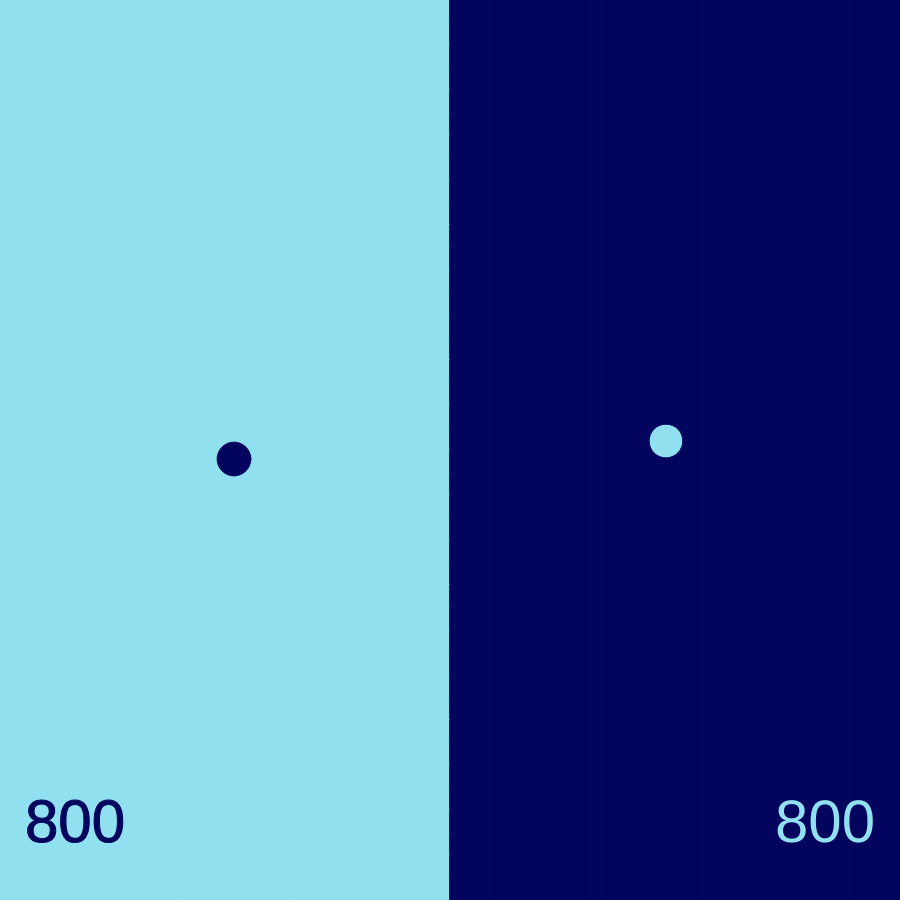
Frame 1 (no input)
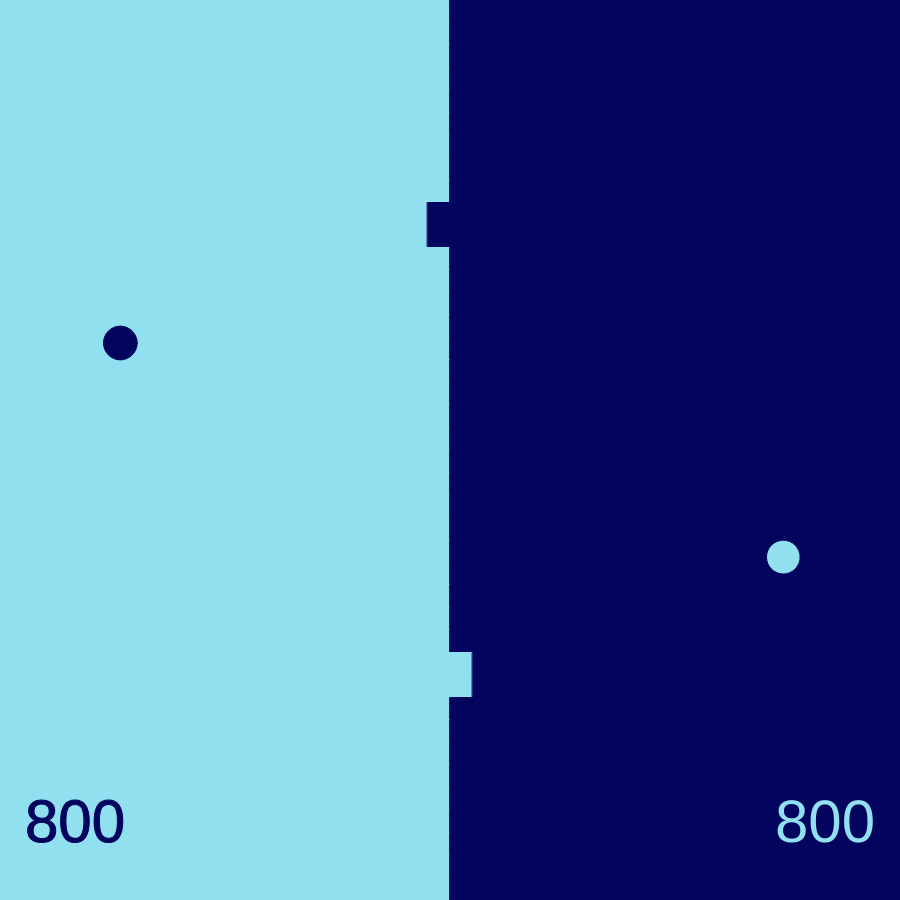
Frame 60 (no input)
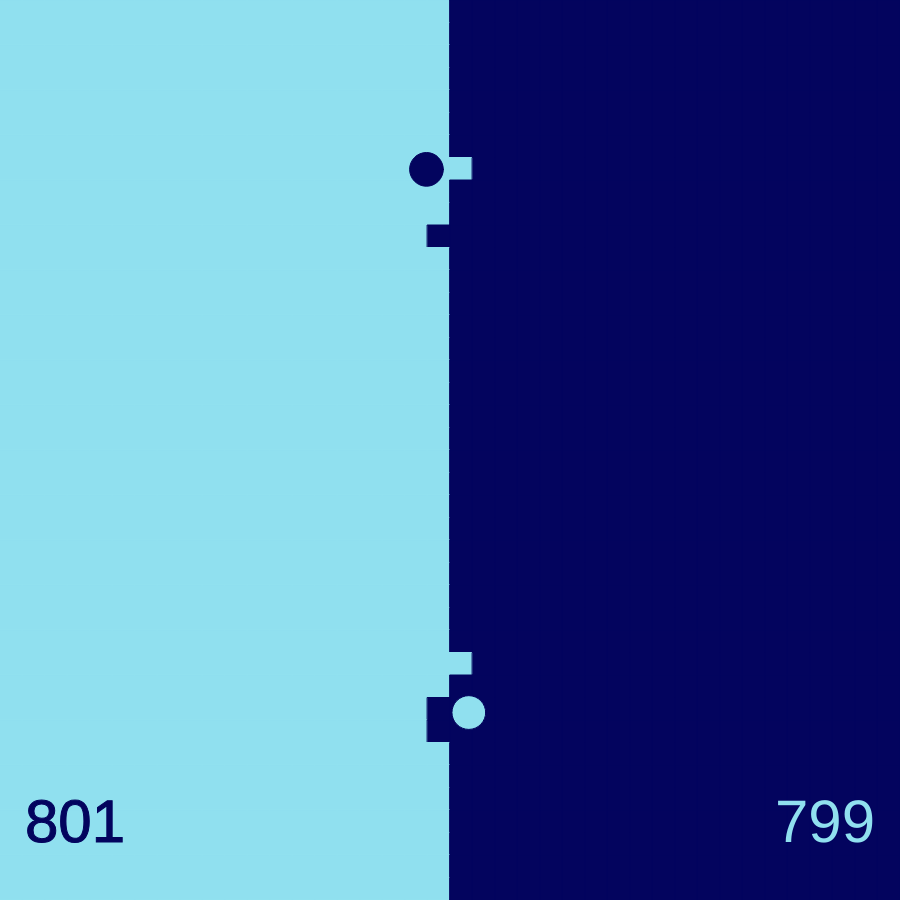
Frame 120 (the mouse pressed at the canvas centre since frame 60)

The p5.js sketch that drew these frames (run headless with seeded random() and noise() and a simulated clock; from frame 60 on, the mouse is pressed at the canvas centre):

// p5.js sketch
// ── sketch.js
// Pong Wars clone
// inspired by pong-wars.vercel.app

const GRID_SIZE = 40;  //needs to be an even number
const OWNED_BY_PLAYER_ONE = 1;
const OWNED_BY_PLAYER_TWO = 2;
let grid;
let cellSize;
let playerOne;
let playerTwo;
let playerOneScore = GRID_SIZE * GRID_SIZE / 2;
let playerTwoScore = GRID_SIZE * GRID_SIZE / 2;
let playerOneScoreElement;
let playerTwoScoreElement;

function setup() {
  if (windowHeight > windowWidth) {
    cellSize = windowWidth*0.9/GRID_SIZE;
  }
  else {
    cellSize = windowHeight*0.9/GRID_SIZE;
  }
  createCanvas(cellSize*GRID_SIZE, cellSize*GRID_SIZE);
  grid = generateStartingGrid(GRID_SIZE, GRID_SIZE);

  playerOne = {
    x: width/4,
    y: height/2,
    dx: cellSize*GRID_SIZE/100,
    dy: cellSize*GRID_SIZE/100,
    score: 0,
    color: color(3, 4, 94),
    radius: cellSize*0.75,
  };

  playerTwo = {
    x: width/4 * 3,
    y: height/2,
    dx: -cellSize*GRID_SIZE/100,
    dy: -cellSize*GRID_SIZE/100,
    score: 0,
    color: color(144, 224, 239),
    radius: cellSize*0.75,
  };

  angleMode(DEGREES);
}

function draw() {
  background(220);
  displayGrid();
  movePlayer(playerOne);
  movePlayer(playerTwo);
  displayPlayer(playerOne);
  displayPlayer(playerTwo);
  displayScore();
}

function displayScore() {
  textSize(width/15);
  textAlign(CENTER, CENTER);
  fill(playerOne.color);
  text(playerOneScore, width/12, height/12 * 11);
  fill(playerTwo.color);
  text(playerTwoScore, width/12 * 11, height/12 * 11);
}

function movePlayer(player) {
  player.x += player.dx;
  player.y += player.dy;

  //bounce off walls by reversing direction of dx or dy
  if (player.x - player.radius < 0 || player.x + player.radius > width) {
    player.dx *= -1;
    // keep player in bounds
    if (player.x - player.radius < 0) {
      player.x = player.radius;
    }
    if (player.x + player.radius > width) {
      player.x = width - player.radius;
    }
  }
  if (player.y - player.radius < 0 || player.y + player.radius > height) {
    player.dy *= -1;
    // keep player in bounds
    if (player.y - player.radius < 0) {
      player.y = player.radius;
    }
    if (player.y + player.radius > height) {
      player.y = height - player.radius;
    }
  }

  //repeat this for four points on the player's circle, top, bottom, left, right
  for (let angle = 0; angle < 360; angle += 45) {
    let x = player.x + player.radius * cos(angle);
    let y = player.y + player.radius * sin(angle);
    checkForCollision(player, x, y, angle);
  }
}

function checkForCollision(player, x, y, angle) {
  //check for collision with opposite color in grid
  let gridX = Math.floor(x / cellSize);
  let gridY = Math.floor(y / cellSize);
  
  //check if gridX and gridY are within the grid
  if ((gridX >= 0 && gridX < GRID_SIZE && gridY >= 0 && gridY < GRID_SIZE) &&
      ((grid[gridY][gridX] === OWNED_BY_PLAYER_TWO && player.color === playerTwo.color) ||
      (grid[gridY][gridX] === OWNED_BY_PLAYER_ONE && player.color === playerOne.color))) {

    /// Moving more horizontally 
    if (Math.abs(Math.cos(angle)) > Math.abs(Math.sin(angle))) {
      player.dx = -player.dx;
    }
    // Moving more vertically
    else {
      player.dy = -player.dy;
    }

    player.dx += random(-0.1, 0.1);
    player.dy += random(-0.1, 0.1);

    //change grid ownership
    if (player.color === playerOne.color) {
      grid[gridY][gridX] = OWNED_BY_PLAYER_TWO;
      playerTwoScore++;
      playerOneScore--;
    }
    else {
      grid[gridY][gridX] = OWNED_BY_PLAYER_ONE;
      playerOneScore++;
      playerTwoScore--;
    }
  }
}

function displayPlayer(player) {
  fill(player.color);
  circle(player.x, player.y, player.radius*2);
}

function displayGrid() {
  for (let y = 0; y < GRID_SIZE; y++) {
    for (let x = 0; x < GRID_SIZE; x++) {
      if (grid[y][x] === OWNED_BY_PLAYER_ONE) {
        stroke(playerOne.color);
        fill(playerOne.color);
      }
      if (grid[y][x] === OWNED_BY_PLAYER_TWO) {
        stroke(playerTwo.color);
        fill(playerTwo.color);
      }
      rect(x * cellSize, y * cellSize, cellSize, cellSize);
    }
  }
}


function generateStartingGrid(cols, rows) {
  let randomArray = [];
  for (let y = 0; y < cols; y++) {
    randomArray.push([]);
    for (let x = 0; x < rows; x++) {
      if (x < cols/2) {
        randomArray[y].push(OWNED_BY_PLAYER_TWO);
      }
      else {
        randomArray[y].push(OWNED_BY_PLAYER_ONE);
      }
    }
  }
  return randomArray;
}
// ── style.css
/* black background for page */
body {
    background-color: black;
}

/* center canvas element horizontally and vertically */
canvas {
    position: absolute;
    left: 50%;
    top: 50%;
    transform: translate(-50%, -50%);
}
